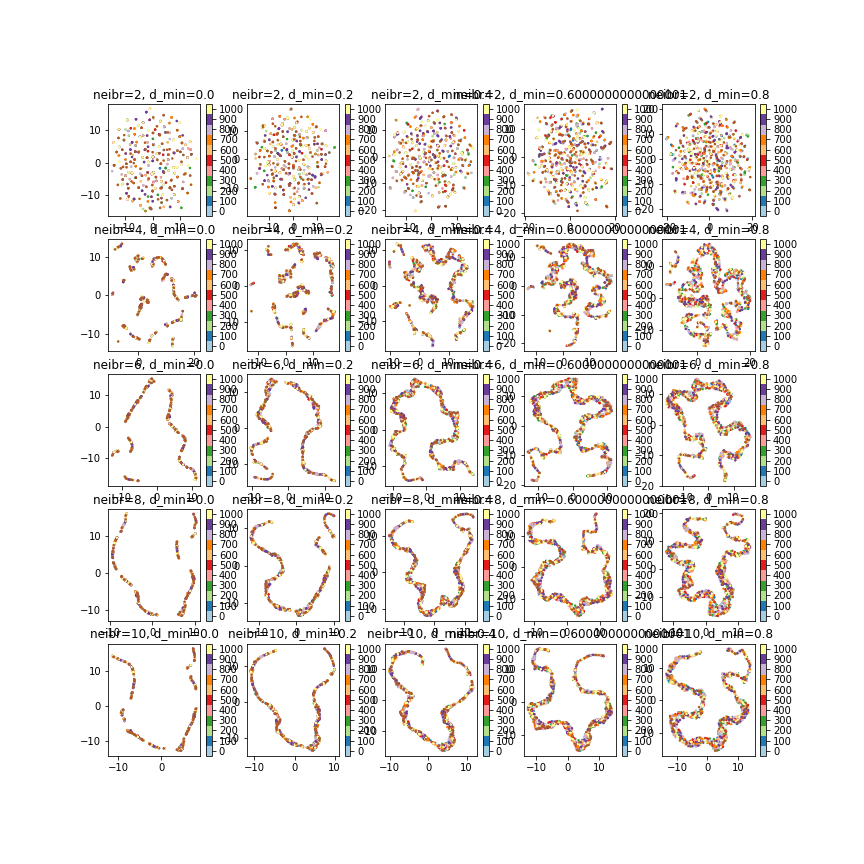

Reproduce this figure in Python.
#!/usr/bin/env python
# coding: utf-8

# In[10]:


import numpy as np
import matplotlib.pyplot as plt
import sklearn.manifold
import sklearn.datasets
import glob
import sklearn.cluster
import pandas as pd
import os
import umap


# In[12]:


files=glob.glob("./Stocks/*.txt")
print(np.shape(files))
print(files[:20])


# In[14]:


# Analizo todas los  x="high" y="nombre del archivo". Ejm


# In[16]:


data = pd.read_csv("{}".format(files[0]),delimiter=",")
labels=data.keys()
print(labels)
print(np.shape(data))


# In[17]:


n_max=1200#number of files taken
n_data=50# last days taken
#n_max=len(files)
X=[]
cnt=0
for f in files[:n_max]:
    if(os.stat("{}".format(f)).st_size != 0):
        data = pd.read_csv("{}".format(f),delimiter=",")
        label=data.keys()
        if(len(data[label[0]])>49):
            X=np.append(X,data[label[2]][-n_data:])#toma todos los datos con high
            cnt+=1
#        Y=np.append(Y,data[label[4]][-n_data:])#toma todos los datos con high
X=X.reshape(cnt,n_data)
Y=np.arange(cnt)
#Y=Y.reshape(n_max,n_data)
#print(20*3201)
print(np.shape(X))
print(np.shape(Y))


# In[18]:


plt.figure(1,figsize = (12,12))
cnt_2=0
for i in range(2,12,2):
    for j in np.arange(0,1,0.2):
        reducer = umap.UMAP(n_neighbors=i, min_dist=j, metric='euclidean')#, n_components=2)
        reducer.fit(X)
        embedding = reducer.transform(X)
        np.shape(embedding)   
        if (i==10):
            embedding_best=embedding
        np.shape(embedding)
        cnt_2+=1
        plt.subplot(5,5,cnt_2)
        plt.scatter(embedding[:,0], embedding[:,1], c=Y, cmap='Paired', s=2.0)
        #plt.colorbar(boundaries=Y-0.5).set_ticks(np.arange(0,cnt,50))#(Y)
        plt.colorbar(boundaries=np.arange(0,cnt,100)-50).set_ticks(np.arange(0,cnt,100))
        plt.title("neibr={}, d_min={}".format(i,j))
plt.savefig("umap.png")


# In[19]:


#Clustering sobre


# In[ ]:


#n_clusters = 10
#Esto se hace para perplexity=10
plt.figure(3,figsize = (10,20))
for n_clusters in range(1,11):
    k_means = sklearn.cluster.KMeans(n_clusters=n_clusters)
    k_means.fit(embedding_best) # training
    cluster = k_means.predict(embedding_best) # predice a cual cluster corresponde cada elmento
    distance = k_means.transform(embedding_best) # calcula la distancia de cada elemento al centro de su cluster
    plt.subplot(5,2,n_clusters)
    plt.scatter(embedding_best[:,0], embedding_best[:,1], c=cluster, cmap='Paired', s=1.0)
    plt.colorbar(boundaries=np.arange(11)-0.5).set_ticks(np.arange(n_clusters))
plt.savefig("clusters.png")


# In[ ]:


c=0
for i in range(2,12,1):
#    for j in np.arange(0,1,0.1):
    c+=1
    print(c)


# In[ ]:


np.arange(0,1,0.1)


# In[ ]:




